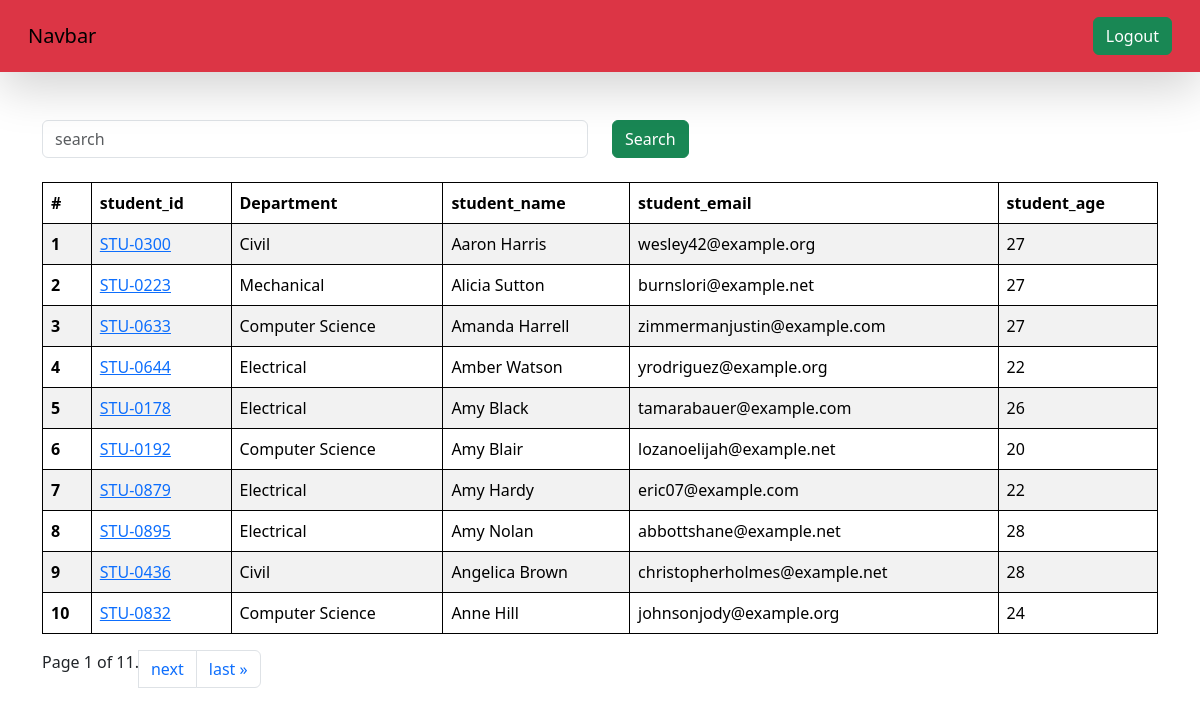
/students/, run on an earlier commit of the app's database.
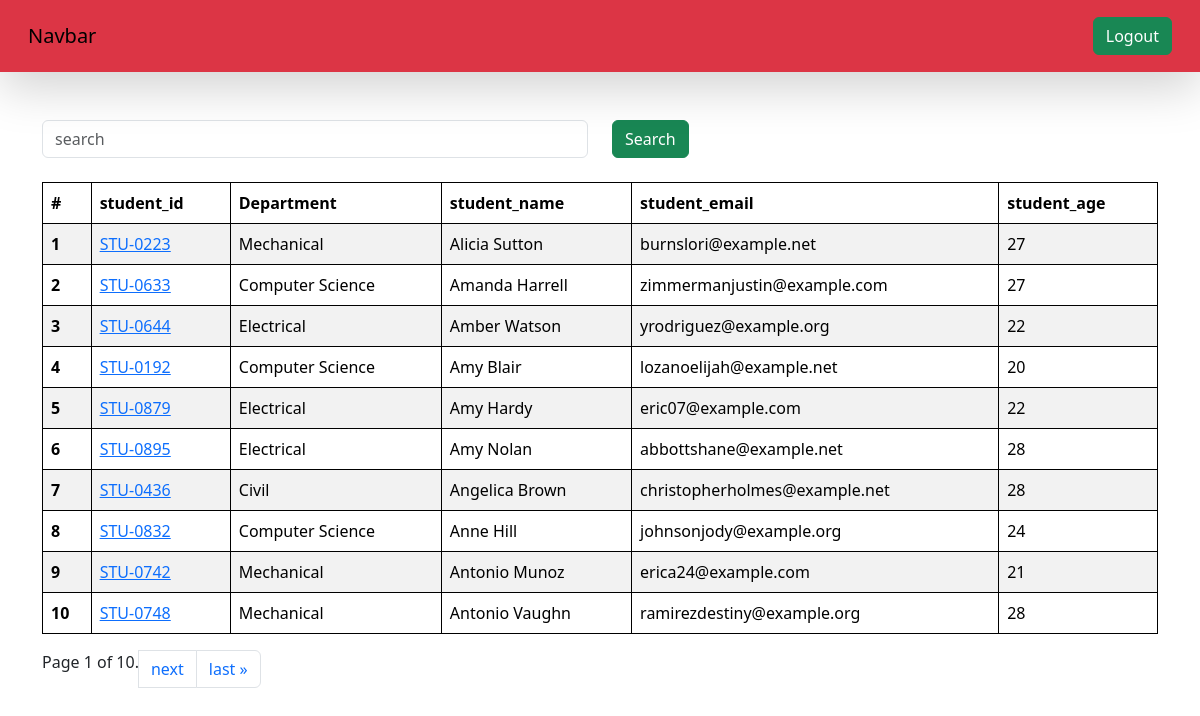
And on a later commit of the database.
### vege/models.py (models this page shows, shortened)
class Student(models.Model):
    department = models.ForeignKey(Department, related_name = "depart", on_delete=models.CASCADE)
    student_id = models.OneToOneField(StudentID, related_name="studentid" , on_delete=models.CASCADE)
    student_name = models.CharField(max_length=100)
    student_email = models.EmailField(unique=True)
    student_age = models.IntegerField(default=18)
    student_address = models.TextField()
    def __str__(self) -> str:
        return self.student_name
    class Meta:
        ordering = ['student_name']
        verbose_name = 'student'

class StudentID(models.Model):
    student_id = models.CharField(max_length=100)
    def __str__(self) -> str:
        return self.student_id

class Department(models.Model):
    department = models.CharField(max_length=100)
    class Meta:
        ordering = ['department']

### vege/views.py (the view, shortened to what this page needs)
# urls.py: path('students/' , get_students),
def get_students(request):
    queryset = Student.objects.all()
    paginator = Paginator(queryset, 10)  # Show 10 students per page.
    page_number = request.GET.get("page", 1)
    page_obj = paginator.get_page(page_number)
    print(page_obj.object_list)
    return render(request, 'students.html' , {'queryset' : page_obj})

### vege/templates/students.html (shortened to what this page needs)
{% extends "base.html" %}
{% block start %}
<div class="container mt-5">
  <form class="mb-4">
    <div class="row">
      <div class="col-md-6">
        <input class="form-control" placeholder="search" name="search">
      </div>
      <div class="col-md-6">
        <button type="button" class="btn btn-success">Search</button>
      </div>
    </div>
  </form>
    <table class="table table-striped">
        <thead>
          <tr>
            <th scope="col">#</th>
            <th scope="col">student_id</th>
            <th scope="col">Department</th>
            <th scope="col">student_name</th>
            <th scope="col">student_email</th>
            <th scope="col">student_age</th>
          </tr>
        </thead>
        <tbody>
            {% for student in queryset %}
          <tr>
            <th scope="row">{{forloop.counter}}</th>
            <td>
            <a href="/see_marks/{{student.student_id}}">{{student.student_id}}</a>
            </td>
            <td>{{student.department.department}}</td>
            <td>{{student.student_name}}</td>
            <td>{{student.student_email}}</td>
            <td>{{student.student_age}}</td>
          </tr>
          {% endfor %}
        </tbody>
      </table>
    <nav aria-label="Page navigation example">
      <ul class="pagination">
            <span class="current">
                Page {{ queryset.number }} of {{queryset.paginator.num_pages }}.
            </span>
            {% if queryset.has_next %}
                <li class="page-item"><a class="page-link" href="?page={{ queryset.next_page_number }}">next</a></li>
                <li class="page-item"><a class="page-link" href="?page={{ queryset.paginator.num_pages }}">last &raquo;</a></li>
            {% endif %}
        </ul>
    </nav>
    </div>
{% endblock %}

### home/templates/base.html (shortened to what this page needs)
<!DOCTYPE html>
<html lang="en">
<head>
    <link href="https://cdn.jsdelivr.net/npm/bootstrap@5.3.2/dist/css/bootstrap.min.css" rel="stylesheet">
</head>
<body>
    <nav class="navbar dark p-3 bg-danger shadow-lg">
        <div class="container-fluid">
          <a class="navbar-brand" href="#">Navbar</a>
          <form class="d-flex" role="search">
            {% if request.user.is_authenticated %}
                <a href="/logout/" class="btn btn-success" type="submit">Logout</a>
            {% else %}
            <a href="/login/" class="btn btn-success" type="submit">Logout</a>
            {% endif %}
          </form>
        </div>
    </nav>
{% block start %}
{% endblock %}
</body>
</html>

### home/templates/base.html (style rules this page uses)
table, th, td { border: 1px solid; }

What changed in the data, as far as the page shows it:
removed Student: student_id "STU-0300", department.department "Civil", student_name "Aaron Harris", student_email "wesley42@example.org", student_age "27"
removed Student: student_id "STU-0178", department.department "Electrical", student_name "Amy Black", student_email "tamarabauer@example.com", student_age "26"
now on this page (row unchanged): Student: student_id "STU-0742", department.department "Mechanical", student_name "Antonio Munoz", student_email "erica24@example.com", student_age "21"
now on this page (row unchanged): Student: student_id "STU-0748", department.department "Mechanical", student_name "Antonio Vaughn", student_email "ramirezdestiny@example.org", student_age "28"
Also different on the page:
{{ queryset.paginator.num_pages }}: "11" → "10"
